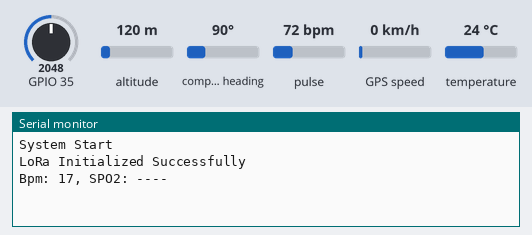
The sketch below on a simulated ESP32. Shown: the last lines printed to the serial monitor. Inputs (shaded band) come from the test bench; at power-on: pulse 72 bpm, temperature 24 °C, GPIO 35 = 2048, altitude 120 m, compass heading 90°, GPS speed 0 km/h. The GPS gets a fix after 3 s at 37.7749, -122.4194 with 8 satellites; no radio packets arrive unless stated.

Above: at 1.2 s.
1.3 s: pulse set to 42 bpm
At 3.7 s:
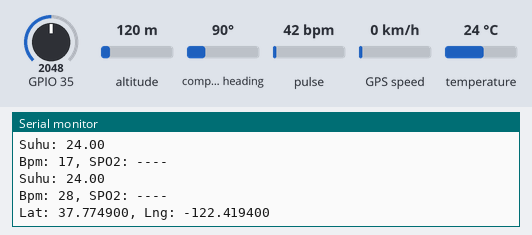
4.2 s: temperature set to 12 °C
At 4.95 s:
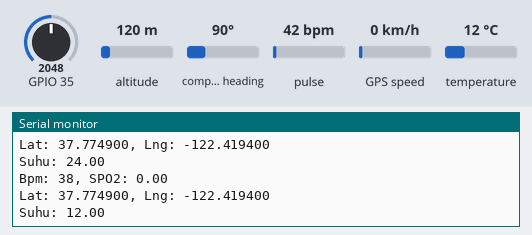
6.5 s: GPIO 35 set to 2866
At 7.7 s:
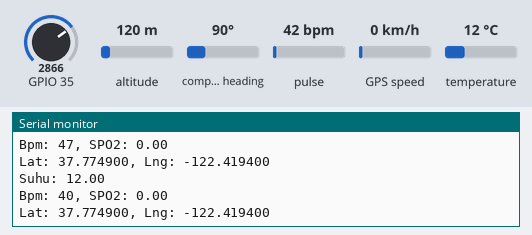
8.0 s: pulse set to 70 bpm
At 8.7 s:
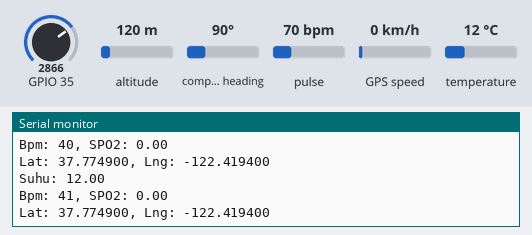
9.5 s: temperature set to 19 °C
At 10.7 s:
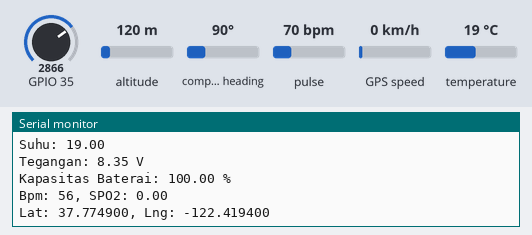
11.0 s: GPIO 35 set to 3972
At 11.7 s:
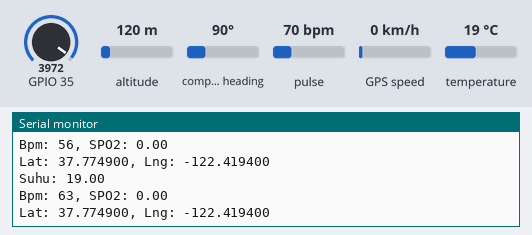
Timing chart, 0 to 13.5 s (numbered marks = the images above; inputs shaded):
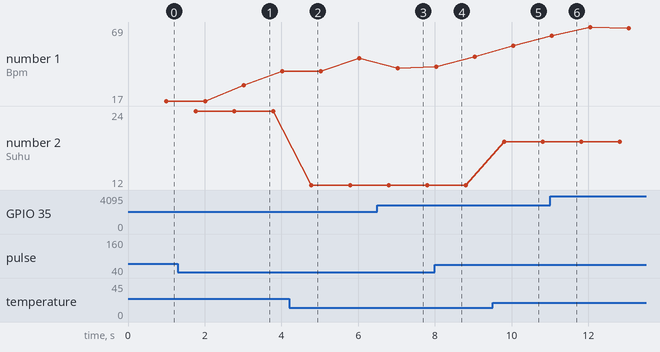

The sketch:

kalibrasiMAX3012.ino
```cpp
//LORA SENDER ( uji coba user id dengan kode gps first then lora, 06 januari 2024 )
#include "MAX30105.h"
#include "heartRate.h"
#include <OneWire.h>
#include <DallasTemperature.h>
#include <Wire.h>
#include <TinyGPSPlus.h>
#include <HardwareSerial.h>
#include <SPI.h>
#include <LoRa.h>

#define REPORTING_PERIOD_MS 1000
#define ONE_WIRE_BUS 4
#define FINGER_ON 7000
#define MINIMUM_SPO2 60.0
#define ss 5
#define rst 14
#define dio0 26

MAX30105 particleSensor;
TinyGPSPlus gps;
HardwareSerial gpsSerial(2); // UART2 pada ESP32 untuk GPS NEO6M

// Heart rate calculation variables
const byte RATE_SIZE = 4;
byte rates[RATE_SIZE];
byte rateSpot = 0;
long lastBeat = 0;
float beatsPerMinute;
int beatAvg;

// Blood oxygen calculation variables
double avered = 0;
double aveir = 0;
double sumirrms = 0;
double sumredrms = 0;
double SpO2 = 0;
double ESpO2 = 60.0;
double FSpO2 = 0.7;
double frate = 0.95;
int i = 0;
int Num = 30;

// DS18B20 temperature sensor setup
OneWire oneWire(ONE_WIRE_BUS);
DallasTemperature sensor(&oneWire);
float suhuDS18B20; // Deklarasi variabel

// Fungsi kalibrasi suhu - pindahkan ke atas sebelum digunakan
float calibrateTemperature(float rawTemp) {
    // Faktor kalibrasi berdasarkan selisih
    const float CALIBRATION_OFFSET = 0.75; // Selisih yang perlu ditambahkan
    const float CALIBRATION_FACTOR = 1.0;  // Faktor pengali jika diperlukan

    // Aplikasikan kalibrasi
    float calibratedTemp = (rawTemp * CALIBRATION_FACTOR) + CALIBRATION_OFFSET;
    return calibratedTemp;
}

// Voltage and battery capacity variables
float Volt1;
float Volt;
float capacity;

// Voltage limits
const float V_min = 3.0;  // Minimum voltage (battery almost empty)
const float V_max = 4.2;  // Maximum voltage (battery full)

// Timing variables
unsigned long lastVitalReport = 0;
unsigned long lastTempRequest = 0;
unsigned long lastTempRead = 0;
unsigned long lastGPSReport = 0;
unsigned long lastBatteryCheck = 0;  // Time tracking for battery reading
bool tempRequestSent = false;

//VARIABLE USER ID
const char* userID = "User2";

void setup() {
    Serial.begin(115200);
    Serial.println("System Start");

    // Initialize MAX30102
    if (!particleSensor.begin(Wire, I2C_SPEED_FAST)) {
        Serial.println("MAX30102 not found");
        while (1);
    }

    // Configure MAX30102
    byte ledBrightness = 0x7F;
    byte sampleAverage = 4;
    byte ledMode = 2;
    int sampleRate = 800;
    int pulseWidth = 215;
    int adcRange = 16384;
    particleSensor.setup(ledBrightness, sampleAverage, ledMode, sampleRate, pulseWidth, adcRange);
    particleSensor.enableDIETEMPRDY();
    particleSensor.setPulseAmplitudeRed(0x0A);
    particleSensor.setPulseAmplitudeGreen(0);

    // Initialize DS18B20
    sensor.begin();
    sensor.setResolution(10);

    // Initialize GPS NEO6M
    gpsSerial.begin(9600, SERIAL_8N1, 16, 17); // RX pada pin 16, TX pada pin 17

    // Initialize LoRa
    LoRa.setPins(ss, rst, dio0);
    while (!LoRa.begin(865.0625E6)) {
        Serial.println("Connecting LoRa...");
        delay(500);
    }
    LoRa.setSyncWord(0xF3);
    Serial.println("LoRa Initialized Successfully");
}

void sendLoRaData(float bpm, double spo2, float suhu, double lat, double lng, float batteryCapacity) {
    LoRa.beginPacket();
    LoRa.print("ID: ");
    LoRa.print(userID);
    LoRa.print("BPM: ");
    LoRa.print(bpm);
    LoRa.print(", SpO2: ");
    LoRa.print(spo2);
    LoRa.print(", Suhu: ");
    LoRa.print(suhu);
    LoRa.print("C, Lat: ");
    LoRa.print(lat, 6);
    LoRa.print(", Lng: ");
    LoRa.print(lng, 6);
    LoRa.print(", Battery: ");
    LoRa.print(batteryCapacity);
    LoRa.print("%");
    LoRa.endPacket();
}

void checkVitalSigns() {
    long irValue = particleSensor.getIR();

    if (irValue > FINGER_ON) {
        if (checkForBeat(irValue)) {
            long delta = millis() - lastBeat;
            lastBeat = millis();
            beatsPerMinute = 60 / (delta / 1000.0);

            if (beatsPerMinute < 255 && beatsPerMinute > 20) {
                rates[rateSpot++] = (byte)beatsPerMinute;
                rateSpot %= RATE_SIZE;
                beatAvg = 0;
                for (byte x = 0; x < RATE_SIZE; x++) beatAvg += rates[x];
                beatAvg /= RATE_SIZE;
            }
        }

        if (particleSensor.available()) {
            i++;
            uint32_t ir = particleSensor.getFIFOIR();
            uint32_t red = particleSensor.getFIFORed();

            double fir = (double)ir;
            double fred = (double)red;

            aveir = aveir * frate + fir * (1.0 - frate);
            avered = avered * frate + fred * (1.0 - frate);
            sumirrms += (fir - aveir) * (fir - aveir);
            sumredrms += (fred - avered) * (fred - avered);

            if ((i % Num) == 0) {
                double R = (sqrt(sumirrms) / aveir) / (sqrt(sumredrms) / avered);
                SpO2 = 104.0 - 17.0 * R;
                ESpO2 = FSpO2 * ESpO2 + (1.0 - FSpO2) * SpO2;

                if (ESpO2 <= MINIMUM_SPO2) ESpO2 = MINIMUM_SPO2;
                if (ESpO2 > 100) ESpO2 = 99.9;

                sumredrms = 0.0;
                sumirrms = 0.0;
                SpO2 = 0; // Reset SpO2 for the next calculation
                i = 0;
            }
            particleSensor.nextSample();
        }

        if (millis() - lastVitalReport >= REPORTING_PERIOD_MS) {
            Serial.print("Bpm: " + String(beatAvg));
            if (beatAvg > 30) {
                Serial.println(", SPO2: " + String(ESpO2));
            } else {
                Serial.println(", SPO2: ----");
                ESpO2 = 0; // Set ESpO2 to 0 if no valid reading
            }
            lastVitalReport = millis();
        }
    } else {
        if (millis() - lastVitalReport >= REPORTING_PERIOD_MS) {
            resetVitalSigns();
            Serial.println("Finger Please");
            ESpO2 = 0; // Set ESpO2 to 0 if no finger detected
            lastVitalReport = millis();
        }
    }
}

void resetVitalSigns() {
    for (byte rx = 0; rx < RATE_SIZE; rx++) rates[rx] = 0;
    beatAvg = 0;
    rateSpot = 0;
    lastBeat = 0;
    avered = 0;
    aveir = 0;
    sumirrms = 0;
    sumredrms = 0;
    SpO2 = 0;
    ESpO2 = 90.0; // Default value when no readings
}

void handleTemperature() {
    unsigned long currentMillis = millis();

    if (!tempRequestSent && (currentMillis - lastTempRequest >= 1000)) {
        sensor.requestTemperatures();
        tempRequestSent = true;
        lastTempRequest = currentMillis;
        lastTempRead = currentMillis;
    }

    if (tempRequestSent && (currentMillis - lastTempRead >= 750)) {  // 750ms waktu konversi
        suhuDS18B20 = sensor.getTempCByIndex(0);
        Serial.print("Suhu: ");
        Serial.println(suhuDS18B20, 2);
        tempRequestSent = false;
    }
}

void handleGPS() {
    unsigned long currentMillis = millis();

    while (gpsSerial.available() > 0) {
        if (gps.encode(gpsSerial.read())) {
            if (gps.location.isValid() && (currentMillis - lastGPSReport >= 1000)) {
                Serial.print("Lat: ");
                Serial.print(gps.location.lat(), 6);
                Serial.print(", Lng: ");
                Serial.println(gps.location.lng(), 6);

                // Send LoRa data including battery capacity
                sendLoRaData(beatAvg, ESpO2, suhuDS18B20, gps.location.lat(), gps.location.lng(), capacity);
                lastGPSReport = currentMillis;
            }
        }
    }

    if (currentMillis > 5000 && gps.charsProcessed() < 10) {
        Serial.println(F("No GPS data received: check wiring."));
        delay(5000);
    }
}

void readBatteryCapacity() {
    unsigned long currentMillis = millis();
    if (currentMillis - lastBatteryCheck >= 5000) { // Baca kapasitas baterai setiap 5 detik
        Volt1 = analogRead(35); // Read from pin 35

        // Rumus baru dengan faktor kalibrasi
        Volt = (Volt1 * 0.00088 * 5) * 0.662; // Menggunakan faktor koreksi 0.662

        // Calculate capacity in percentage
        if (Volt >= V_max) {
            capacity = 100.0;  // Full capacity
        } else if (Volt <= V_min) {
            capacity = 0.0;    // Empty capacity
        } else {
            // Percentage capacity from range
            capacity = ((Volt - V_min) / (V_max - V_min)) * 100.0;
        }

        Serial.print("Tegangan: ");
        Serial.print(Volt, 2); // Menampilkan 2 digit desimal
        Serial.println(" V");
        Serial.print("Kapasitas Baterai: ");
        Serial.print(capacity);
        Serial.println(" %");

        lastBatteryCheck = currentMillis; // Update last battery check time
    }
}

void loop() {
    checkVitalSigns();
    handleTemperature();
    handleGPS();
    readBatteryCapacity(); // Membaca kapasitas baterai setiap 5 detik
}
```

Measured:
- after the input at 1.3 s, the serial monitor: prints a new line after 1.7 s (image 1)
- after the input at 4.2 s, the serial monitor: prints a new line after 0.58 s (image 2)
- after the input at 8.0 s, the serial monitor: prints a new line at once (image 4)
- after the input at 9.5 s, the serial monitor: prints a new line after 0.30 s (image 5)
- plotted number 1: 17 → 38 after the input at 1.3 s, 40 → 48 after the input at 8.0 s
- plotted number 2: 24 → 12 after the input at 4.2 s, 12 → 19 after the input at 9.5 s
